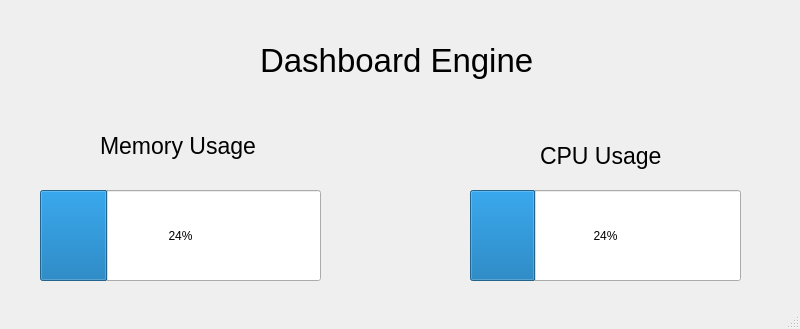
<?xml version="1.0" encoding="UTF-8"?>
<ui version="4.0">
 <class>windowclient</class>
 <widget class="QMainWindow" name="windowclient">
  <property name="geometry">
   <rect>
    <x>0</x>
    <y>0</y>
    <width>800</width>
    <height>329</height>
   </rect>
  </property>
  <property name="windowTitle">
   <string>System Monitoring Dashboard</string>
  </property>
  <widget class="QWidget" name="centralwidget">
   <widget class="QProgressBar" name="barclient">
    <property name="geometry">
     <rect>
      <x>40</x>
      <y>190</y>
      <width>281</width>
      <height>91</height>
     </rect>
    </property>
    <property name="value">
     <number>24</number>
    </property>
   </widget>
   <widget class="QProgressBar" name="barclient_2">
    <property name="geometry">
     <rect>
      <x>470</x>
      <y>190</y>
      <width>271</width>
      <height>91</height>
     </rect>
    </property>
    <property name="value">
     <number>24</number>
    </property>
   </widget>
   <widget class="QLabel" name="label">
    <property name="geometry">
     <rect>
      <x>260</x>
      <y>30</y>
      <width>281</width>
      <height>61</height>
     </rect>
    </property>
    <property name="font">
     <font>
      <pointsize>25</pointsize>
     </font>
    </property>
    <property name="text">
     <string>Dashboard Engine</string>
    </property>
   </widget>
   <widget class="QLabel" name="label_2">
    <property name="geometry">
     <rect>
      <x>100</x>
      <y>120</y>
      <width>161</width>
      <height>51</height>
     </rect>
    </property>
    <property name="font">
     <font>
      <pointsize>17</pointsize>
     </font>
    </property>
    <property name="text">
     <string>Memory Usage</string>
    </property>
   </widget>
   <widget class="QLabel" name="label_3">
    <property name="geometry">
     <rect>
      <x>540</x>
      <y>130</y>
      <width>131</width>
      <height>51</height>
     </rect>
    </property>
    <property name="font">
     <font>
      <pointsize>17</pointsize>
     </font>
    </property>
    <property name="text">
     <string>CPU Usage</string>
    </property>
   </widget>
  </widget>
  <widget class="QStatusBar" name="statusbar"/>
 </widget>
 <resources/>
 <connections/>
</ui>
